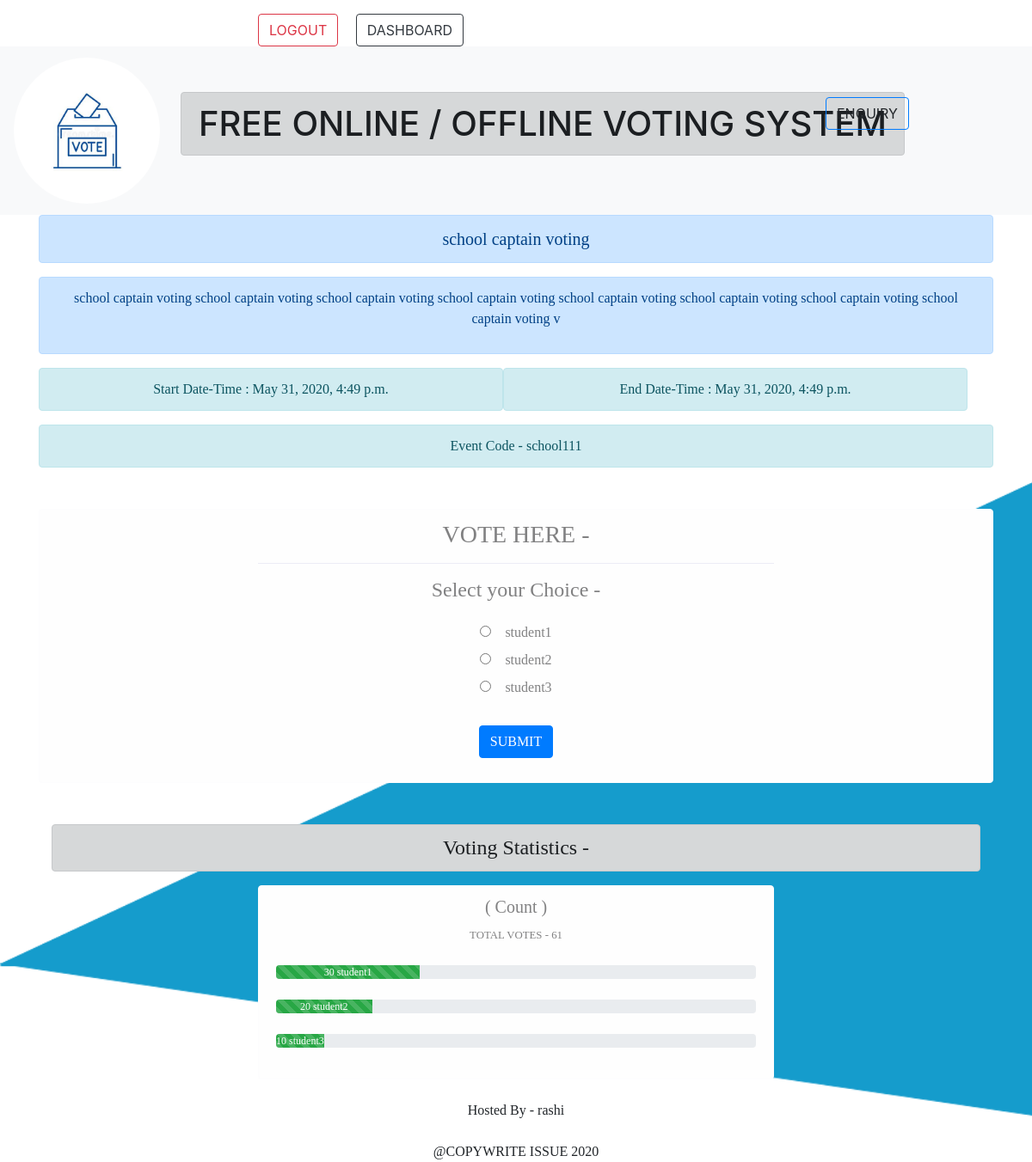
Screenshot of /event_page/school111/ (signed in) with the database file from the repository.
### voting_app/models.py (models this page shows)
class Events(models.Model):
    event_name = models.CharField(max_length=200)
    event_code = models.CharField(max_length=20)
    referal_code = models.CharField(max_length=20)
    hosted_by = models.ForeignKey(User, default=1, on_delete=models.CASCADE)
    event_description = models.TextField()
    event_status = models.IntegerField(default=0)
    starting_date = models.DateTimeField(default=None)
    ending_date = models.DateTimeField(default=None)

class Options(models.Model):
    option_name = models.CharField(max_length=100)
    count = models.IntegerField(default=0)
    event_code = models.CharField(max_length=200)

### voting_app/views.py (the view, shortened to what this page needs)
# urls.py: path('event_page/<event_code>/', views.event_page, name='event_page'),
def event_page(request, event_code):
    msg_flag = 0
    already_flag = 0
    event = Events.objects.get(event_code=event_code)
    options = Options.objects.filter(event_code=event_code)
    total_count = 1
    percs = []
    for option in options:
        total_count += option.count
    for option in options:
        per = (option.count*100) / total_count
        percs.append(per)
    max_vote = 0
    winner = ''
    for option in options:
        if option.count > max_vote:
            max_vote = option.count
            winner = option.option_name
    return render(request, 'voting_app/event_page.html', {'event_code': event_code, 'event': event, 'total_count': total_count, 'options': options, 'percs': percs, 'winner': winner, 'msg_flag': msg_flag, 'already_flag': already_flag})

### voting_app/templates/voting_app/event_page.html (shortened to what this page needs)
{% load static %}
<!DOCTYPE html>
<html lang="en">
<head>
    <link rel="stylesheet" href="{% static 'voting_app/css/bootstrap.min.css' %}">
</head>
<body>
    {% if user.is_authenticated %}
        <a onclick="display()" role="button" href="{% url 'logout' %}" class='btn btn-outline-danger mt-3 text-center' style='margin-left:25%;'>LOGOUT</a>
        <a onclick="display()" role="button" href="{% url 'dashboard' %}" class='btn btn-outline-dark mt-3 text-center ml-3' style=''>DASHBOARD</a>
    {% endif %}
    <nav class="navbar navbar-expand-lg transparent navbar-light bg-light" style="background: transparent;">
        <a class="navbar-brand mt-0" href="{% url 'index' %}"><img src="{% static 'voting_app/images/vote2.jpg' %}" width=170 alt="" style='border-radius:100px;'></a>
        <div class="" id="navbarSupportedContent">
          <ul class="navbar-nav mr-auto">
            <li class="nav-item active">
              <a class="nav-link" href="{% url 'index' %}"><h1 class="alert alert-dark">FREE ONLINE / OFFLINE VOTING SYSTEM</h1></a>
            </li>
            <li class="nav-item active">
                <a onclick="display()" id="toggler" role="button" class='btn btn-outline-primary' style='position:absolute;left:80%;top:30%;'>ENQUIRY</a>
            </li>
        </ul>
        </div>
    </nav>
    <div id='details' class="container" style="font-family:verdana;">
        <div class="container alert alert-primary  text-center" style='font-size:20px;'>{{event.event_name}}</div>
        <div class="container text-center alert alert-primary">
            <p>{{event.event_description}}</p>
        </div>
        <div class="container row ">
            <div class="col-sm-6 alert alert-info text-center ">Start Date-Time : {{event.starting_date}}</div>
            <div class="col-sm-6 alert alert-info text-center ">End Date-Time : {{event.ending_date}}</div>
        </div>
        <div class="container text-center alert alert-info">Event Code - {{event_code}}</div>
    {% if event.event_status == 0 and user.is_authenticated %}
        <div class="container alert alert-light text-center mt-5">
            <h3>VOTE HERE -</h3>
            <hr style='width:600px;font-weight:800;'>
            <form action="" method="post" class="form">
                <h4>Select your Choice -</h4>
                <div class="form-group mt-4">
                {% for option in options %}
                    <input type="radio" name="option" value='{{option.option_name}}' id="" class='mr-3'><label for="">{{option.option_name}}</label><br>
                {% endfor %}
                </div>
                <div class="form-group mt-4">
                    <input type="submit" name='submit' class='btn btn-primary' value='SUBMIT'>
                </div>
            </form>
        </div>
    {% endif %}
        <div class="container mt-5 text-center">
            <h4 class="alert alert-dark">Voting Statistics - </h4>
            <div class="container mb-4 alert alert-light" style='width:600px;'>
                <h5 class='title'>( Count )</h5>
                <small>TOTAL VOTES - {{total_count}}</small>
            {% for option in options %}
                <div class="progress mt-4 mb-4">
                    <div class="progress-bar bg-success progress-bar-striped active" role="progressbar" style='width:{{option.count}}%;'>{{option.count}} {{option.option_name}}</div>
                </div>
            {% endfor %}
            </div>
        <div class="container transparent mb-5">Hosted By - {{event.hosted_by}}</div>
    </div>
    <footer class="footer text-center fixed-bottom">
        @COPYWRITE ISSUE 2020
    </footer>
</body>
</html>

### rows the page displays
Events: event_name "school captain voting", event_description "school captain voting school captain voting school captain voting school captain voting school captain voting school captain voting school captain voting school captain voting v", starting_date "May 31, 2020, 4:49 p.m.", ending_date "May 31, 2020, 4:49 p.m.", hosted_by "rashi"
Options: option_name "student1", count "30"
Options: option_name "student2", count "20"
Options: option_name "student3", count "10"

### other values shown
{{ event_code }} "school111"
{{ total_count }} "61"
